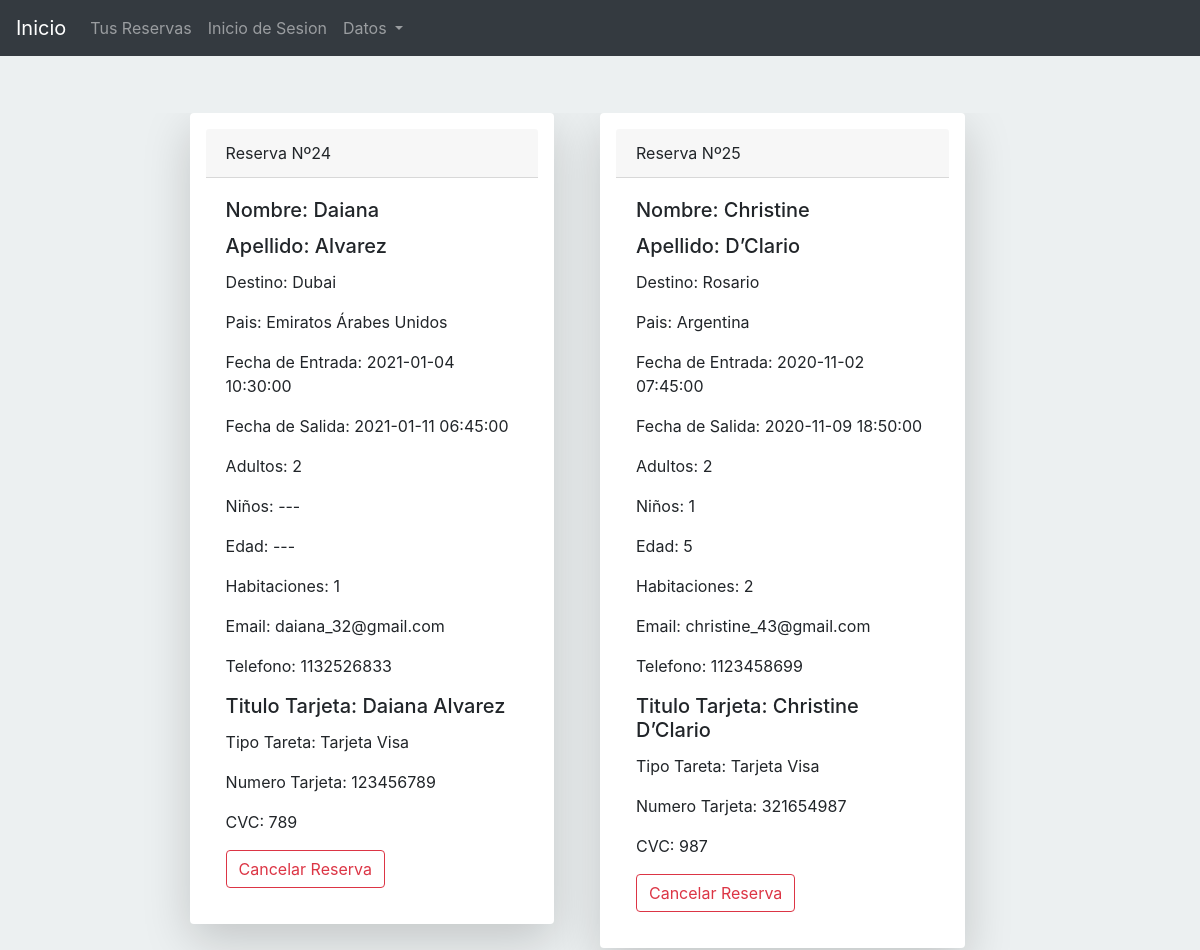
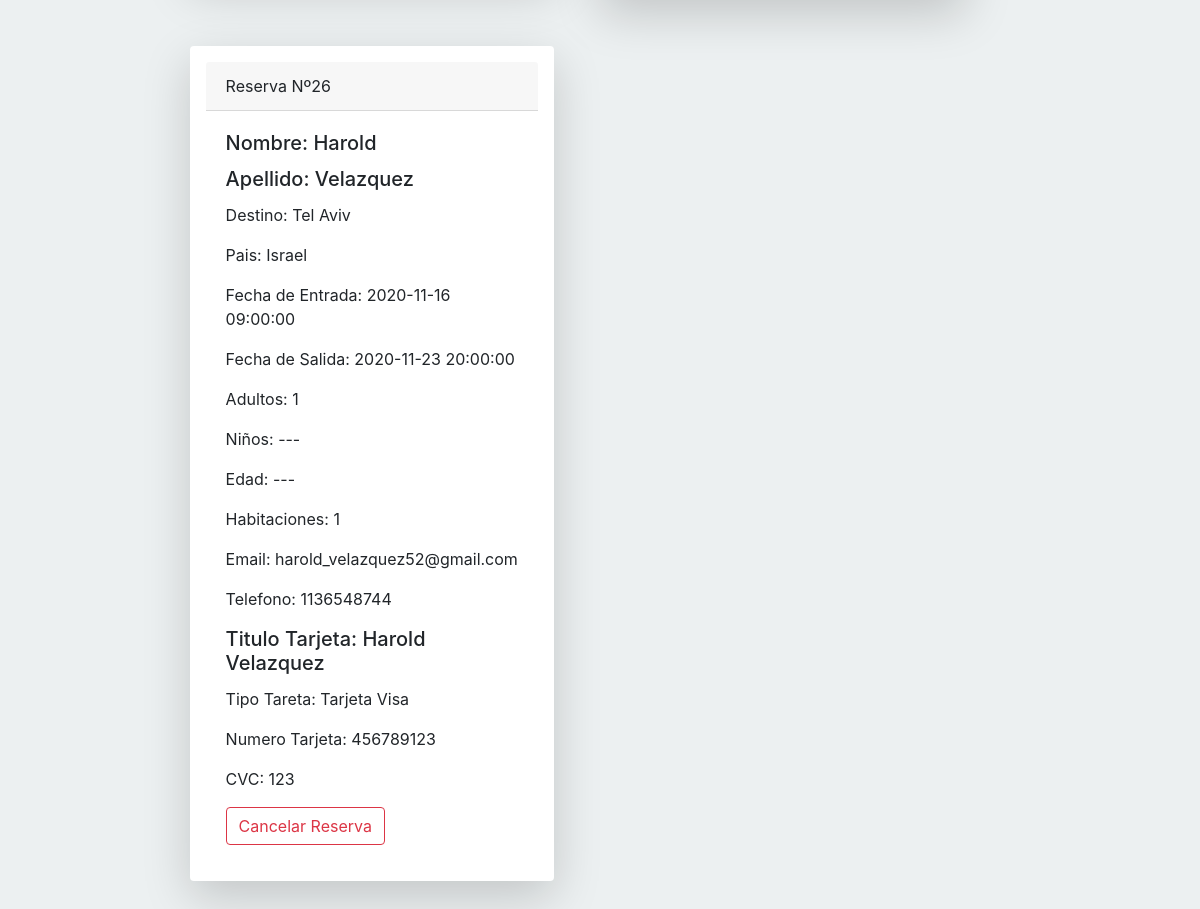
The page /ReservasHotel/php/tabla.php on the database its author committed (2 pictures, top to bottom).
### tables this page shows
CREATE TABLE `reserva1` (
  `id` int(11) NOT NULL,
  `lugar` text NOT NULL,
  `pais` text NOT NULL,
  `fechaE` datetime NOT NULL,
  `fechaS` datetime NOT NULL,
  `adultos` int(11) NOT NULL,
  `cantNiño` text NOT NULL,
  `edad` text NOT NULL,
  `habitacion` int(11) NOT NULL,
  `nombre` text NOT NULL,
  `apellido` text NOT NULL,
  `email` text NOT NULL,
  `telefono` int(11) NOT NULL,
  `tituloTarjeta` text NOT NULL,
  `tipoTarjeta` text NOT NULL,
  `numTarjeta` int(11) NOT NULL,
  `cvc` int(11) NOT NULL
);

### ReservasHotel/php/tabla.php (the view, shortened to what this page needs)
<?php
    include("conexion.php");
?>
<!DOCTYPE html>
<html lang="en">
<head>
    <link rel="stylesheet" href="https://cdn.jsdelivr.net/npm/bootstrap@4.5.3/dist/css/bootstrap.min.css">
</head>
<body style="background-color: #ECF0F1">
  <nav class="navbar navbar-expand-lg navbar navbar-dark bg-dark">
        <a class="navbar-brand" href="Home.php">Inicio</a>
        <div class="collapse navbar-collapse" id="navbarSupportedContent">
          <ul class="navbar-nav mr-auto">
            <li class="nav-item">
              <a class="nav-link" href="tabla.php">Tus Reservas</a>
            </li>
            <li class="nav-item">
              <a class="nav-link" href="Sesion.php">Inicio de Sesion</a>
            </li>
            <li class="nav-item dropdown">
            <a class="nav-link dropdown-toggle" href="#" id="navbarDropdown" role="button" data-toggle="dropdown" aria-haspopup="true" aria-expanded="false">
            Datos
            </a>
          </ul>
        </div>
    </nav>
    <div class="container">
        <div class="row">
            <div class="row table-responsive" style="width:80%;margin-left:10%;margin-top:5%;">
                <?php
                    $query = "SELECT * FROM reserva1";
                    $envio = $conexion->query($query);
                    while($row=$envio->fetch_assoc()){
                ?>
                <div class="shadow-lg p-3 mb-5 bg-white rounded" style="width:40%; float:left; margin-left:5%;">
                <div class="card-header">Reserva Nº<?php echo $row['id']; ?></div>
                    <div class="card-body">
                        <h5 class="card-title">Nombre: <?php echo $row['nombre']; ?></h5>
                        <h5 class="card-title">Apellido: <?php echo $row['apellido']; ?></h5>
                        <p>Destino: <?php echo $row['lugar']; ?></p>
                        <p>Pais: <?php echo $row['pais']; ?></p>
                        <p>Fecha de Entrada: <?php echo $row['fechaE']; ?></p>
                        <p>Fecha de Salida: <?php echo $row['fechaS']; ?></p>
                        <p>Adultos: <?php echo $row['adultos']; ?></p>
                        <p>Niños: <?php echo $row['cantNiño']; ?></p>
                        <p>Edad: <?php echo $row['edad']; ?></p>
                        <p>Habitaciones: <?php echo $row['habitacion']; ?></p>
                        <p>Email: <?php echo $row['email']; ?></p>
                        <p>Telefono: <?php echo $row['telefono']; ?></p>
                        <h5 class="card-title">Titulo Tarjeta: <?php echo $row['tituloTarjeta']; ?></h5>
                        <p>Tipo Tareta: <?php echo $row['tipoTarjeta']; ?></p>
                        <p>Numero Tarjeta: <?php echo $row['numTarjeta']; ?></p>
                        <p>CVC: <?php echo $row['cvc']; ?></p>
                        <button type="button" class="btn btn-outline-danger" data-toggle="modal" data-target="#exampleModal">
                        Cancelar Reserva
                        </button>
                    </div>
                </div>
                <?php } ?>
            </div>
        </div>
    </div>
</body>
</html>

### rows shown on the page
reserva1: id "24", nombre "Daiana", apellido "Alvarez", lugar "Dubai", pais "Emiratos Árabes Unidos", fechaE "2021-01-04 10:30:00", fechaS "2021-01-11 06:45:00", adultos "2", cantNiño "---", edad "---", habitacion "1", email "daiana_32@gmail.com", telefono "1132526833", tituloTarjeta "Daiana Alvarez", tipoTarjeta "Tarjeta Visa", numTarjeta "123456789", cvc "789"
reserva1: id "25", nombre "Christine", apellido "D’Clario", lugar "Rosario", pais "Argentina", fechaE "2020-11-02 07:45:00", fechaS "2020-11-09 18:50:00", adultos "2", cantNiño "1", edad "5", habitacion "2", email "christine_43@gmail.com", telefono "1123458699", tituloTarjeta "Christine D’Clario", tipoTarjeta "Tarjeta Visa", numTarjeta "321654987", cvc "987"
reserva1: id "26", nombre "Harold", apellido "Velazquez", lugar "Tel Aviv", pais "Israel", fechaE "2020-11-16 09:00:00", fechaS "2020-11-23 20:00:00", adultos "1", cantNiño "---", edad "---", habitacion "1", email "harold_velazquez52@gmail.com", telefono "1136548744", tituloTarjeta "Harold Velazquez", tipoTarjeta "Tarjeta Visa", numTarjeta "456789123", cvc "123"
